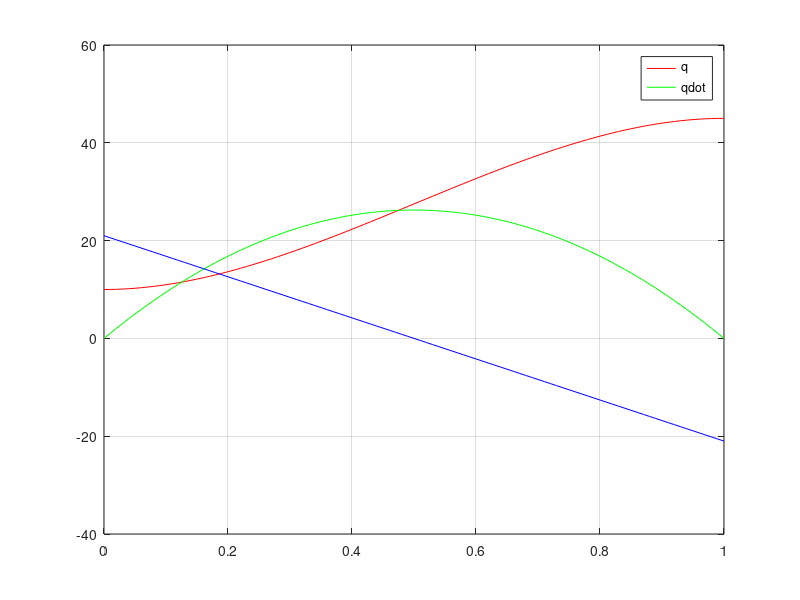

Here is the MATLAB script that generated this plot:
% q(t) = a0 + a1*t + a2*t^2 + a3*t^3 
q0  = 10; qf  = 45;
q0d = 0;  qfd = 0;
t0  = 0;  tf  = 1;

A = [1  t0  t0^2  t0^3;   
     0  1   2*t0  3*t0^2;  
     1  tf  tf^2  tf^3;
     0  1   2*tf  3*tf^2];
 
b = [q0; q0d; qf; qfd];

a = inv(A)*b
a0 = a(1); a1 = a(2); a2 = a(3); a3 = a(4);

t = t0:0.01:tf;
qt   = a0 + a1*t + a2*t.^2 + a3*t.^3;
qtd  = a1 + 2*a2*t + 3*a3*t.^2;
qtd  = qtd /2; 
qtdd = 2*a2 + 6*a3*t;
qtdd = qtdd/10;
plot(t,qt,'r', t,qtd,'g', t,qtdd, 'b')
grid on
legend('q', 'qdot')